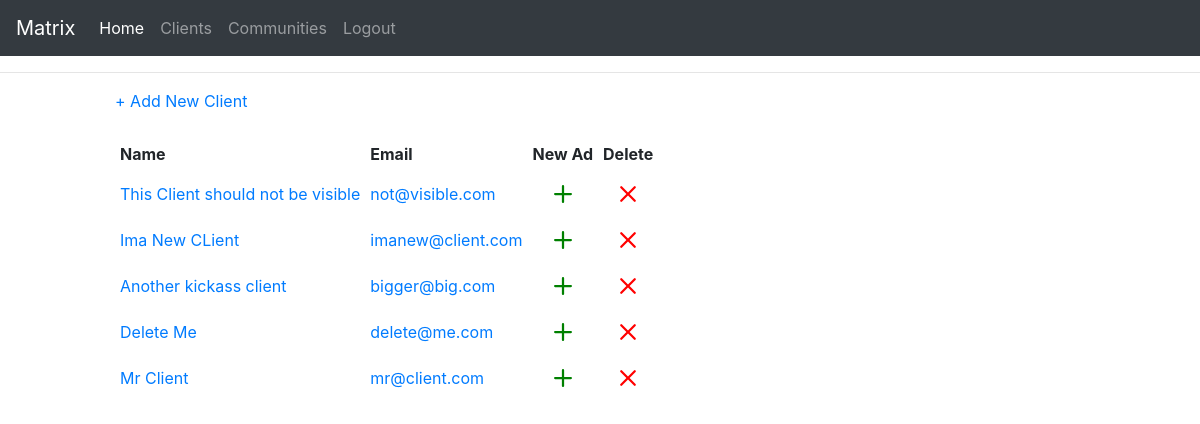
The app's page /clients (signed in), older data.
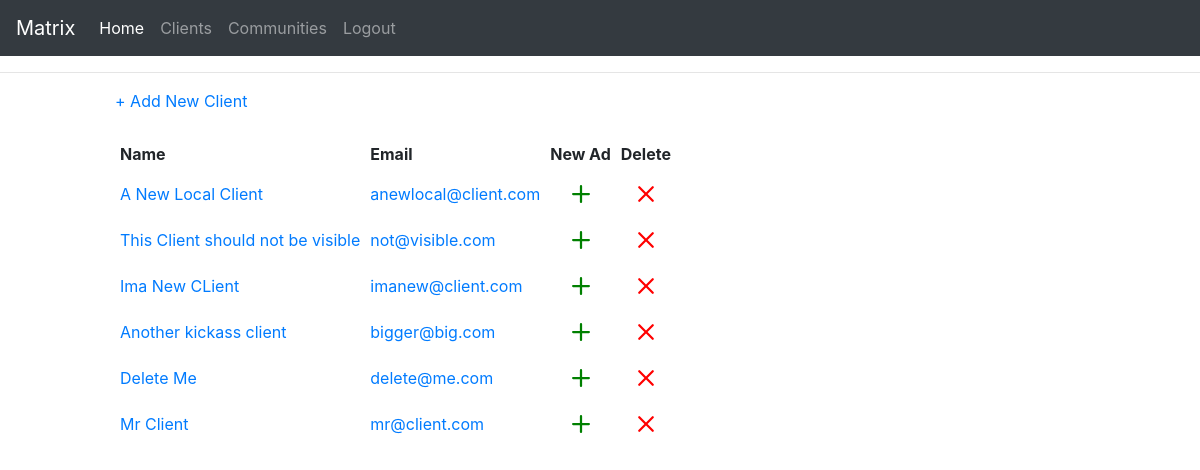
The same page, newer data.
### app/models/client_models.py (models this page shows, shortened)
class Client(db.Model):
    __tablename__ = 'client'
    id: so.Mapped[int] = so.mapped_column(primary_key=True)
    name: so.Mapped[str] = so.mapped_column(sa.String(64))
    email: so.Mapped[str] = so.mapped_column(sa.String(120), index=True,
                                             unique=True)
    password_hash : so.Mapped[Optional[str]] = so.mapped_column(sa.String(256))
    freshbooks_id : so.Mapped[int] = so.mapped_column(default=0)
    created_ts : so.Mapped[datetime] = so.mapped_column(
        index=True, default=lambda: datetime.now(timezone.utc))
    notes: so.WriteOnlyMapped['ClientNotes'] = so.relationship(
        back_populates='client', passive_deletes=True)
    ads: so.WriteOnlyMapped['Ad'] = so.relationship(
        back_populates='client', passive_deletes=True)

### app/client_routes.py (the view)
@app.route('/')
@app.route('/clients')
@login_required
def clients():
    page = request.args.get('page', 1, type=int)
    query = sa.select(Client).order_by(Client.created_ts.desc())
    clients = db.paginate(query, page=page,
                        per_page=10, error_out=False)
    return render_template('clients.html', title='Home', clients=clients)

### app/models/user_models.py (called while the page is built)
@login.user_loader
def load_user(id):
    return db.session.get(User, int(id))

### app/templates/clients.html
{% extends "base.html" %}
{% block content %}
{% if current_user.is_anonymous %}
<a class="nav-link" href="{{ url_for('login') }}">Please Log in</a>
{% else %}
    <a href="{{ url_for('add_client') }}">+ Add New Client</a>
    <br><br>
    {% include '_clients.html' %}
{% endif %}
{% endblock %}

### app/templates/_clients.html (shortened to what this page needs)
{% if current_user.is_anonymous %}
<a class="nav-link" href="{{ url_for('login') }}">Please Log in</a>
{% else %}
    <table cellpadding="5">
        <tr>
            <th>Name</th>
            <th>Email</th>
            <th>New Ad</th>
            <th>Delete</th>
        </tr>
    {% for c in clients %}
    <tr>
    <td><a href="{{ url_for('edit_client', id=c.id) }}">{{ c.name }}</a></td><td><a href="mailto:"{{ c.email }}>{{ c.email }}</a></td>
    <td align="center">
        <a href="{{ url_for('add_ad', client_id=c.id) }}">
        <svg xmlns="http://www.w3.org/2000/svg" width="36" height="36" fill="green" class="bi bi-plus" viewBox="0 0 16 16">
            <path d="M8 4a.5.5 0 0 1 .5.5v3h3a.5.5 0 0 1 0 1h-3v3a.5.5 0 0 1-1 0v-3h-3a.5.5 0 0 1 0-1h3v-3A.5.5 0 0 1 8 4"/>
        </svg></a>
    </td>
    <td align="center">
    <a href="{{ url_for('delete_client', id=c.id) }}"
            onclick="return confirm('Do you want to permanently delete client?');" title="Delete Client">
                <svg xmlns="http://www.w3.org/2000/svg" width="36" height="36" fill="red" class="bi bi-x" viewBox="0 0 16 16">
                    <path d="M4.646 4.646a.5.5 0 0 1 .708 0L8 7.293l2.646-2.647a.5.5 0 0 1 .708.708L8.707 8l2.647 2.646a.5.5 0 0 1-.708.708L8 8.707l-2.646 2.647a.5.5 0 0 1-.708-.708L7.293 8 4.646 5.354a.5.5 0 0 1 0-.708"/>
                </svg></a>
        </td>
    </tr>
    {% endfor %}
    </table>
{% endif %}

Row changes from the older to the newer data that the page shows:
added Client: name "A New Local Client", email "anewlocal@client.com"
